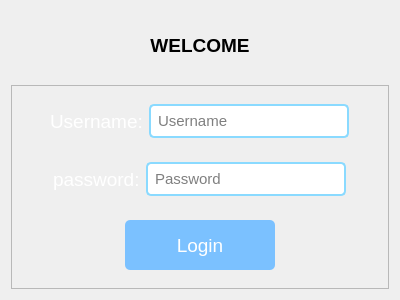
<?xml version="1.0" encoding="UTF-8"?>
<ui version="4.0">
 <class>Dialog</class>
 <widget class="QDialog" name="Dialog">
  <property name="geometry">
   <rect>
    <x>0</x>
    <y>0</y>
    <width>400</width>
    <height>300</height>
   </rect>
  </property>
  <property name="windowTitle">
   <string>Dialog</string>
  </property>
  <property name="autoFillBackground">
   <bool>false</bool>
  </property>
  <property name="styleSheet">
   <string notr="true">#Dialog{
background-image: url(&quot;:/assets/background_image.jpg&quot;);
background-repeat: no-repeat; 
background-position: center;
}
#welcomeLabel{
color: rgb(250,250,250);
}
#usernameLineEdit, #passwordLineEdit{
border: 2px solid rgb(138, 218, 255);
padding: 5px;
border-radius: 5px;
}
#usernameLineEdit:hover,#passwordLineEdit:hover{
border: 3px solid rgb(105, 170, 255);
}
#usernameLabel, #passwordLabel{
color: rgb(255, 255, 255);
}
#loginBtn{
border-radius: 5px;
background-color:rgb(123, 193, 255);
padding: 10px;
color: white;
}
#loginBtn:hover{
background-color:rgb(143, 212, 255);
}</string>
  </property>
  <layout class="QGridLayout" name="gridLayout_2">
   <item row="1" column="0">
    <widget class="QFrame" name="frame_2">
     <property name="frameShape">
      <enum>QFrame::StyledPanel</enum>
     </property>
     <property name="frameShadow">
      <enum>QFrame::Raised</enum>
     </property>
     <layout class="QVBoxLayout" name="verticalLayout_3">
      <item>
       <widget class="QWidget" name="widget_2" native="true">
        <layout class="QHBoxLayout" name="horizontalLayout_2">
         <item>
          <spacer name="horizontalSpacer_5">
           <property name="orientation">
            <enum>Qt::Horizontal</enum>
           </property>
           <property name="sizeHint" stdset="0">
            <size>
             <width>40</width>
             <height>20</height>
            </size>
           </property>
          </spacer>
         </item>
         <item>
          <widget class="QLabel" name="usernameLabel">
           <property name="font">
            <font>
             <pointsize>14</pointsize>
            </font>
           </property>
           <property name="text">
            <string>Username:</string>
           </property>
          </widget>
         </item>
         <item>
          <widget class="QLineEdit" name="usernameLineEdit">
           <property name="minimumSize">
            <size>
             <width>200</width>
             <height>0</height>
            </size>
           </property>
           <property name="font">
            <font>
             <pointsize>11</pointsize>
            </font>
           </property>
           <property name="placeholderText">
            <string>Username</string>
           </property>
          </widget>
         </item>
         <item>
          <spacer name="horizontalSpacer_3">
           <property name="orientation">
            <enum>Qt::Horizontal</enum>
           </property>
           <property name="sizeHint" stdset="0">
            <size>
             <width>40</width>
             <height>20</height>
            </size>
           </property>
          </spacer>
         </item>
        </layout>
       </widget>
      </item>
      <item>
       <widget class="QWidget" name="widget_4" native="true">
        <layout class="QHBoxLayout" name="horizontalLayout">
         <item>
          <spacer name="horizontalSpacer_6">
           <property name="orientation">
            <enum>Qt::Horizontal</enum>
           </property>
           <property name="sizeHint" stdset="0">
            <size>
             <width>40</width>
             <height>20</height>
            </size>
           </property>
          </spacer>
         </item>
         <item>
          <widget class="QLabel" name="passwordLabel">
           <property name="font">
            <font>
             <pointsize>14</pointsize>
            </font>
           </property>
           <property name="text">
            <string>password:</string>
           </property>
          </widget>
         </item>
         <item>
          <widget class="QLineEdit" name="passwordLineEdit">
           <property name="minimumSize">
            <size>
             <width>200</width>
             <height>0</height>
            </size>
           </property>
           <property name="font">
            <font>
             <pointsize>11</pointsize>
            </font>
           </property>
           <property name="placeholderText">
            <string>Password</string>
           </property>
          </widget>
         </item>
         <item>
          <spacer name="horizontalSpacer_4">
           <property name="orientation">
            <enum>Qt::Horizontal</enum>
           </property>
           <property name="sizeHint" stdset="0">
            <size>
             <width>40</width>
             <height>20</height>
            </size>
           </property>
          </spacer>
         </item>
        </layout>
       </widget>
      </item>
      <item>
       <widget class="QWidget" name="widget_3" native="true">
        <layout class="QGridLayout" name="gridLayout">
         <item row="0" column="0" alignment="Qt::AlignHCenter">
          <widget class="QPushButton" name="loginBtn">
           <property name="minimumSize">
            <size>
             <width>150</width>
             <height>50</height>
            </size>
           </property>
           <property name="font">
            <font>
             <pointsize>14</pointsize>
            </font>
           </property>
           <property name="cursor">
            <cursorShape>PointingHandCursor</cursorShape>
           </property>
           <property name="text">
            <string>Login</string>
           </property>
          </widget>
         </item>
        </layout>
       </widget>
      </item>
     </layout>
    </widget>
   </item>
   <item row="0" column="0">
    <widget class="QLabel" name="label">
     <property name="font">
      <font>
       <pointsize>14</pointsize>
       <weight>75</weight>
       <bold>true</bold>
      </font>
     </property>
     <property name="text">
      <string>WELCOME</string>
     </property>
     <property name="alignment">
      <set>Qt::AlignCenter</set>
     </property>
    </widget>
   </item>
  </layout>
 </widget>
 <resources>
  <include location="../resources.qrc"/>
 </resources>
 <connections/>
</ui>
